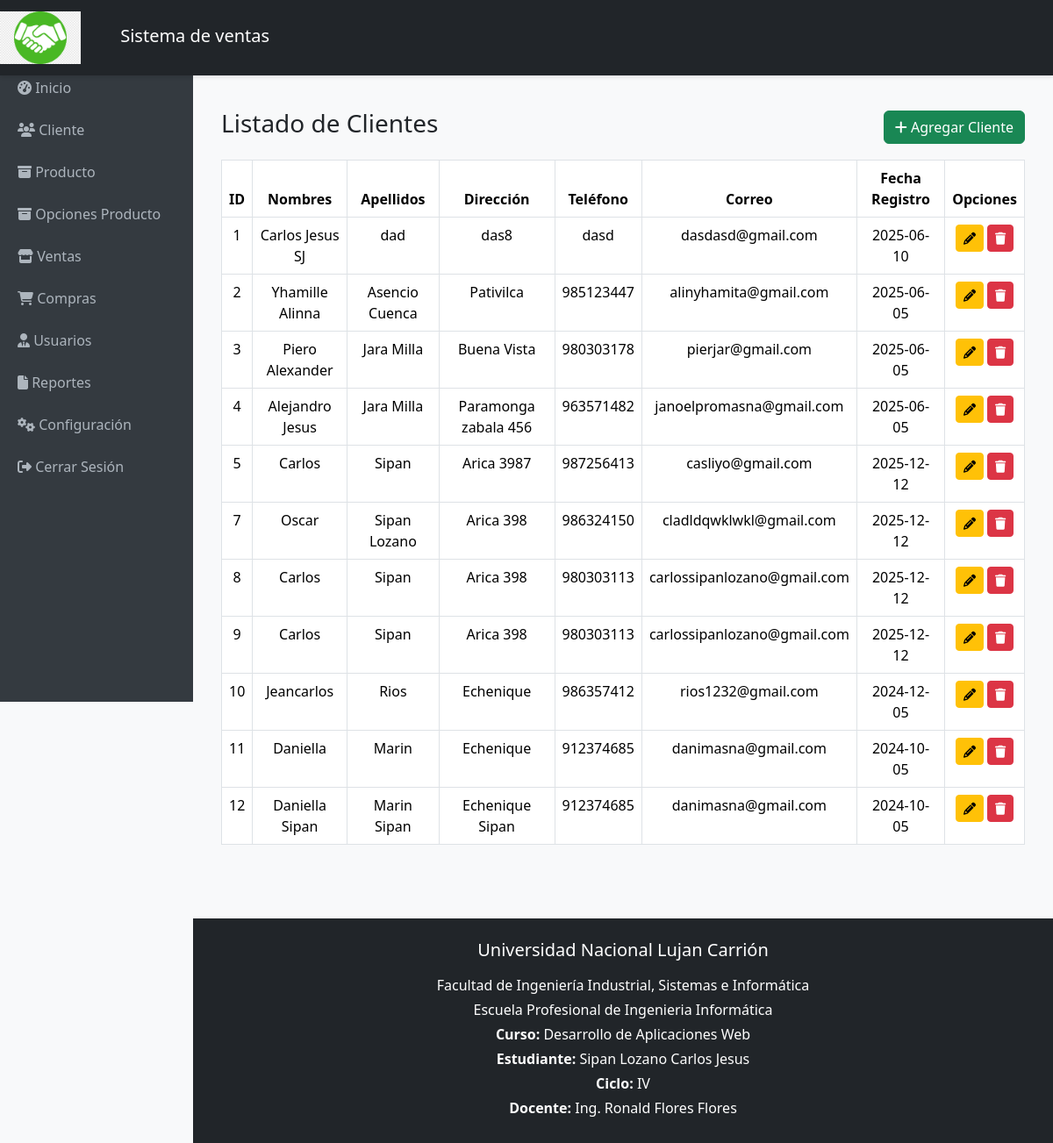
Page /cliente.php on the earlier database version.
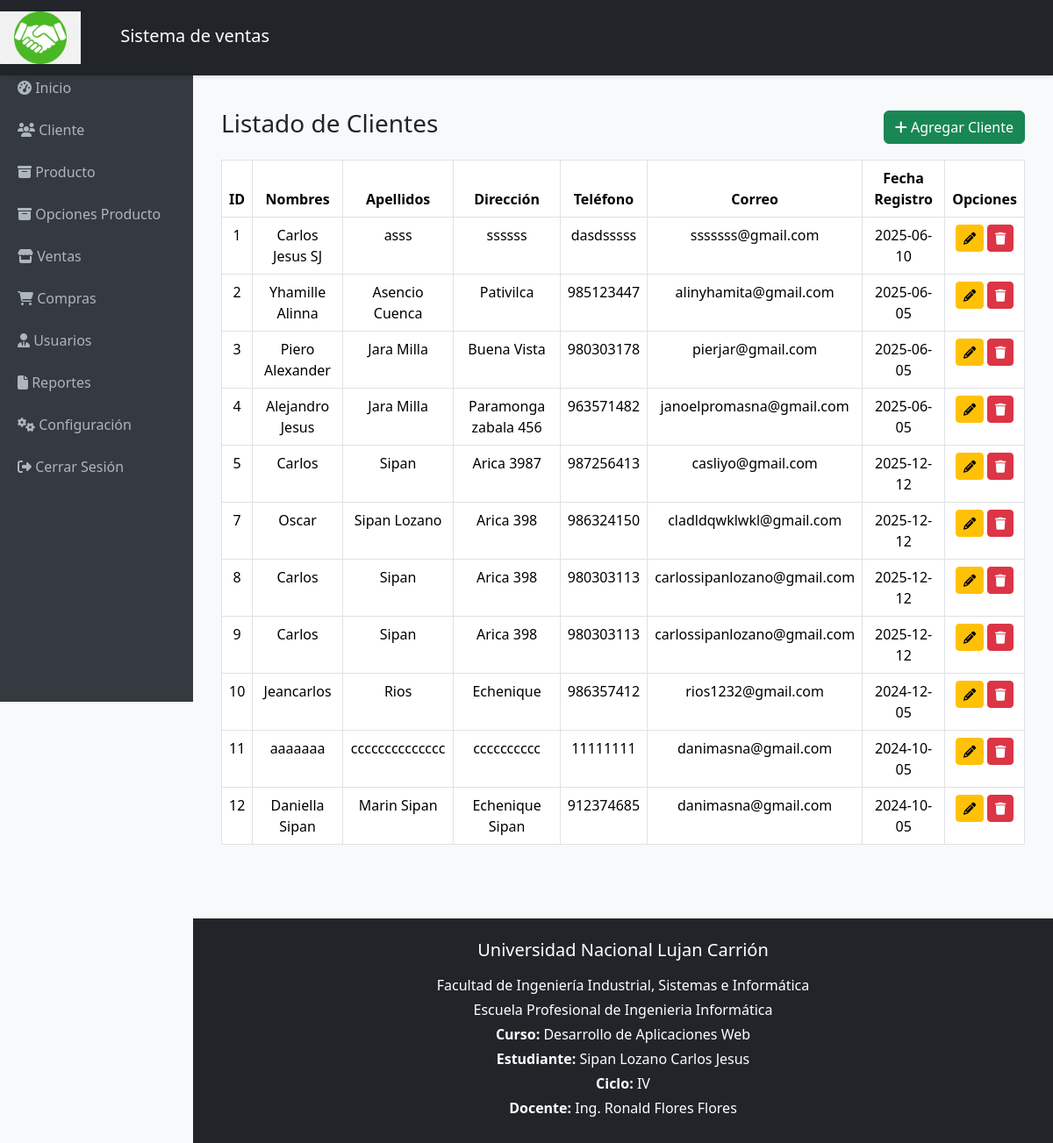
Same page on the later database version.
### tables this page shows
CREATE TABLE `tb_cliente` (
  `client_id` int(11) NOT NULL,
  `client_nombres` varchar(30) NOT NULL,
  `client_apellidos` varchar(30) NOT NULL,
  `client_direccion` varchar(30) NOT NULL,
  `client_telefono` varchar(50) NOT NULL,
  `client_correo` varchar(60) NOT NULL,
  `fecha_registro` date NOT NULL
);

### cliente.php (the view, shortened to what this page needs)
<?php
include_once './conexion/cone.php';
$sql = "SELECT * FROM tb_cliente";
$res = $con->query($sql);
?>
<!DOCTYPE html>
<html lang="es">
<?php include_once './includes/head.php'; ?>
<body>
    <?php include_once './includes/header.php'; ?>
    <div class="content">
        <div class="container-fluid mt-5">
            <div class="d-flex justify-content-between align-items-center mb-3">
                <h3>Listado de Clientes</h3>
                <button class="btn btn-success" data-bs-toggle="modal" data-bs-target="#modalAgregar">
                    <i class="fas fa-plus"></i> Agregar Cliente
                </button>
            </div>
            <table class="table table-bordered table-hover text-center">
                <thead>
                    <tr>
                        <th>ID</th>
                        <th>Nombres</th>
                        <th>Apellidos</th>
                        <th>Dirección</th>
                        <th>Teléfono</th>
                        <th>Correo</th>
                        <th>Fecha Registro</th>
                        <th>Opciones</th>
                    </tr>
                </thead>
                <tbody>
                    <?php while ($row = $res->fetch_assoc()) : ?>
                        <tr>
                            <td><?= $row['client_id'] ?></td>
                            <td><?= $row['client_nombres'] ?></td>
                            <td><?= $row['client_apellidos'] ?></td>
                            <td><?= $row['client_direccion'] ?></td>
                            <td><?= $row['client_telefono'] ?></td>
                            <td><?= $row['client_correo'] ?></td>
                            <td><?= $row['fecha_registro'] ?></td>
                            <td>
                                <button class="btn btn-warning btn-sm" data-bs-toggle="modal" data-bs-target="#modalEditar" data-id="<?= $row['client_id'] ?>" data-nombres="<?= htmlspecialchars($row['client_nombres']) ?>" data-apellidos="<?= htmlspecialchars($row['client_apellidos']) ?>" data-direccion="<?= htmlspecialchars($row['client_direccion']) ?>" data-telefono="<?= $row['client_telefono'] ?>" data-correo="<?= $row['client_correo'] ?>" data-fecha="<?= $row['fecha_registro'] ?>">
                                    <i class="fa fa-pencil"></i>
                                </button>
                                <a href="cliente_eliminar.php?id=<?= $row['client_id'] ?>" class="btn btn-danger btn-sm" onclick="return confirm('¿Eliminar este cliente?')">
                                    <i class="fa fa-trash"></i>
                                </a>
                            </td>
                        </tr>
                    <?php endwhile; ?>
                </tbody>
            </table>
        </div>
    </div>
    <?php include_once './includes/footer.php'; ?>
</body>
</html>

Differences in the rows shown:
changed tb_cliente "Carlos Jesus SJ": client_apellidos "dad" → "asss"; client_direccion "das8" → "ssssss"; client_telefono "dasd" → "dasdsssss"; client_correo "dasdasd@gmail.com" → "sssssss@gmail.com"
changed tb_cliente id 11: client_nombres "Daniella" → "aaaaaaa"; client_apellidos "Marin" → "cccccccccccccc"; client_direccion "Echenique" → "cccccccccc"; client_telefono "912374685" → "11111111"
